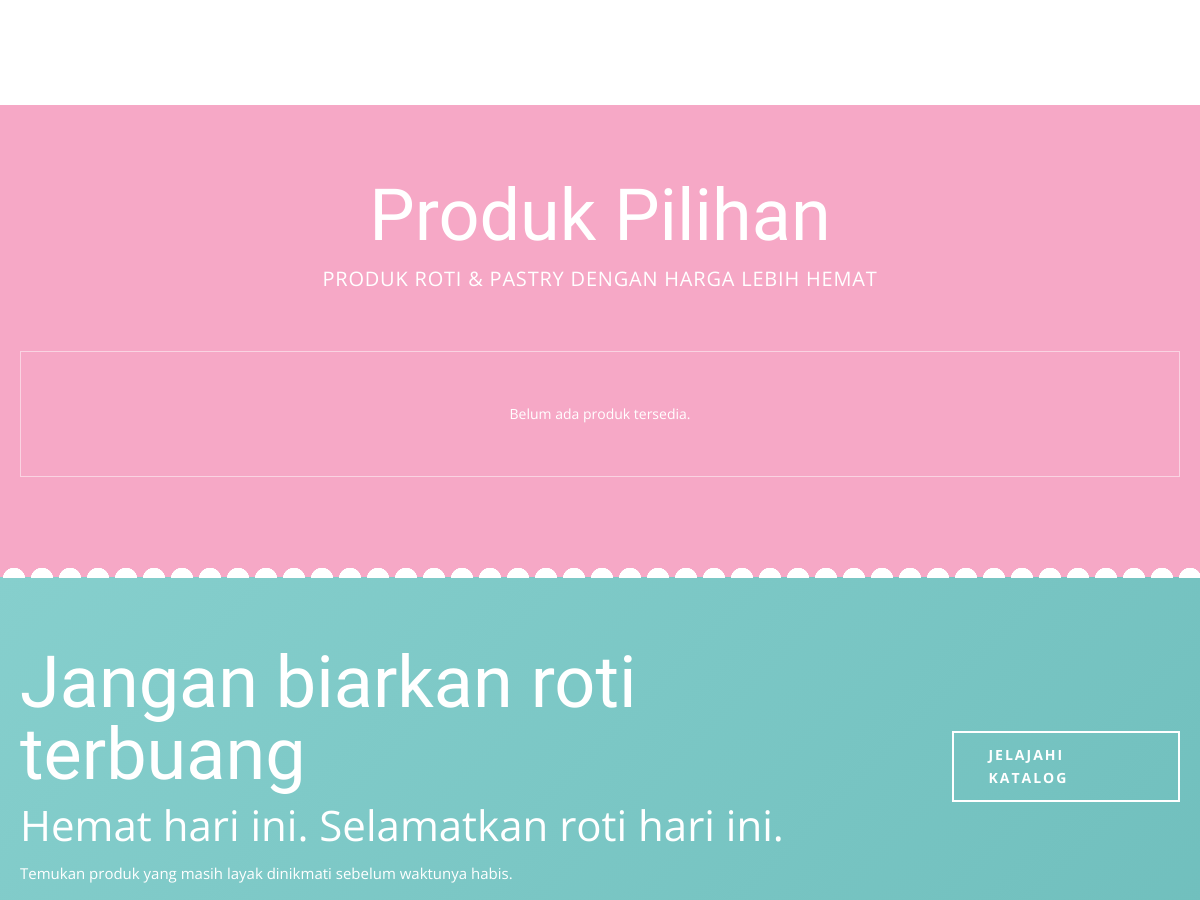
Before: / (middle part) with the older database file.
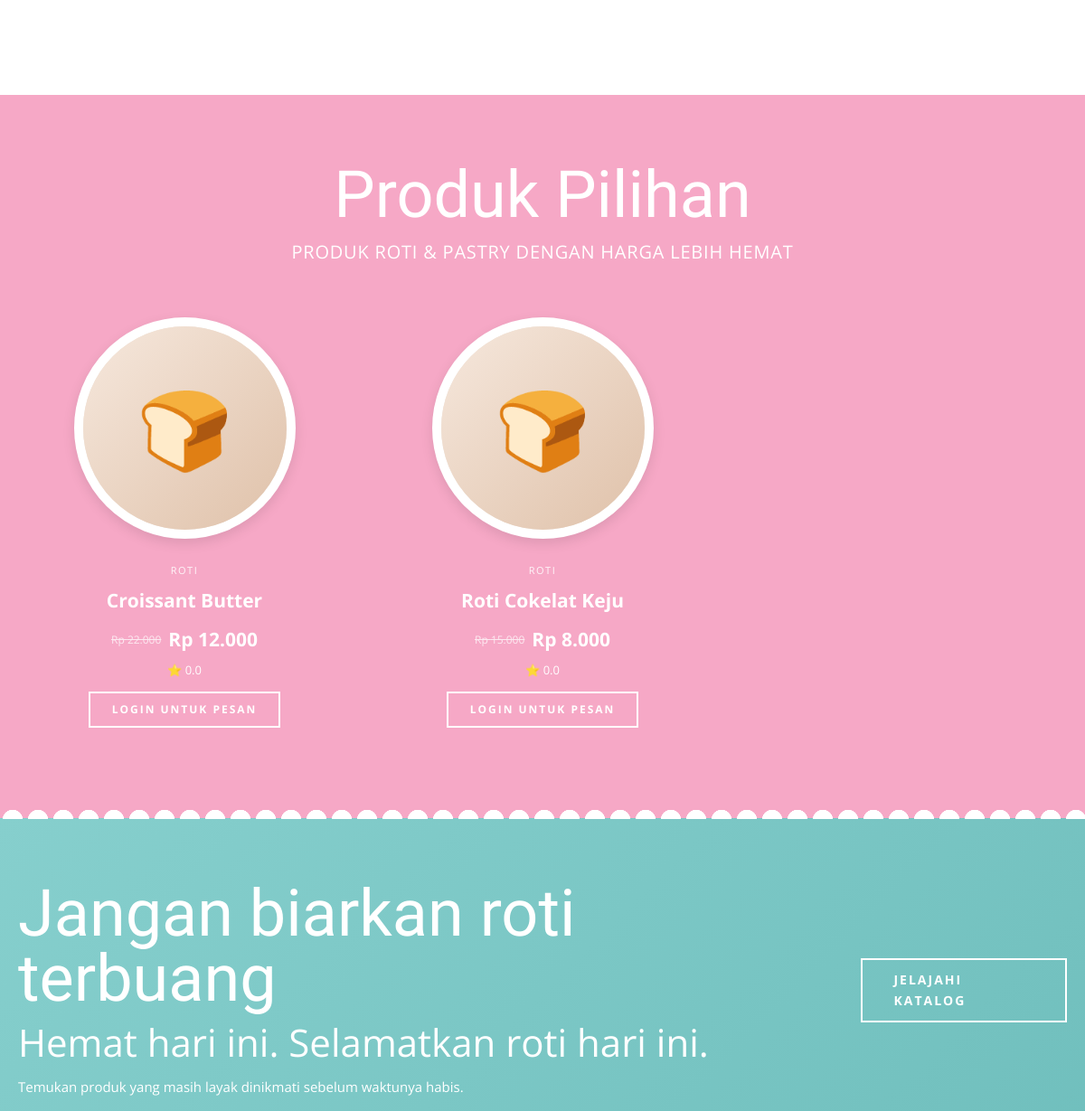
After: the same page with the newer database file.
### tables this page shows
CREATE TABLE produk (
    id_produk INT AUTO_INCREMENT PRIMARY KEY,
    id_toko INT NOT NULL,
    nama_produk VARCHAR(100) NOT NULL,
    harga_asli DECIMAL(10,2) NOT NULL,
    harga_diskon DECIMAL(10,2) NOT NULL,
    stok INT NOT NULL DEFAULT 0,
    deskripsi TEXT NULL,
    expired_at DATETIME NOT NULL,
    foto VARCHAR(255) NULL,
    
     
    id_user INT GENERATED ALWAYS AS (id_toko) VIRTUAL,
    kadaluarsa DATETIME GENERATED ALWAYS AS (expired_at) VIRTUAL,
    STATUS ENUM('Aktif', 'Habis', 'Nonaktif') GENERATED ALWAYS AS (IF(stok > 0, 'Aktif', 'Habis')) VIRTUAL,
    kategori VARCHAR(100) DEFAULT 'Roti',

    CONSTRAINT fk_produk_toko FOREIGN KEY (id_toko) 
        REFERENCES USER(id_user) ON UPDATE CASCADE ON DELETE RESTRICT,
    CHECK (harga_asli >= 0),
    CHECK (harga_diskon >= 0 AND harga_diskon <= harga_asli),
    CHECK (stok >= 0)
);

### index.php (called while the page is built, shortened)
<?php
require_once __DIR__ . '/app/models/Produk.php';
function base_url(string $path = ''): string
{
    return '/Umamusume-Breadsaver/' . ltrim($path, '/');
}
function current_user(): ?array
{
    return $_SESSION['auth'] ?? null;
}
function view(string $file, array $data = []): void
{
    extract($data);
    $viewFile = __DIR__ . '/app/views/' . $file . '.php';
    require __DIR__ . '/app/views/layouts/header.php';
    require $viewFile;
    require __DIR__ . '/app/views/layouts/footer.php';
}
try {
    require __DIR__ . '/routes/web.php';
} catch (Throwable $e) {
    http_response_code(500);
    echo '<!doctype html>';
    echo '<html lang="id">';
    echo '<head><meta charset="utf-8"><title>BreadSaver Error</title></head>';
    echo '<body style="font-family:Arial;padding:40px">';
    echo '<h1>Terjadi kesalahan aplikasi</h1>';
    echo '<p>' . htmlspecialchars($e->getMessage()) . '</p>';
    echo '</body>';
    echo '</html>';
}

### app/models/Produk.php (called while the page is built, shortened)
<?php
class Produk
{
    public function getAktif(?string $search = null): array
    {
        $sql = '
            SELECT
                p.*,
                s.nama AS nama_staff,
                COALESCE(AVG(r.bintang), 0) AS rating
            FROM produk p
            JOIN staff s ON s.id_user = p.id_user
            LEFT JOIN memberi_nilai r ON r.id_produk = p.id_produk
            WHERE p.status = "Aktif"
              AND p.stok > 0
              AND p.kadaluarsa > NOW()
        ';
        $params = [];
        $sql .= '
            GROUP BY p.id_produk
            ORDER BY p.kadaluarsa ASC, p.id_produk DESC
        ';
        $stmt = $this->db->prepare($sql);
        $stmt->execute($params);
        return $stmt->fetchAll();
    }
}

### app/views/home/index.php (the view, shortened to what this page needs)
<?php
$is404 = (($title ?? '') === 'Halaman Tidak Ditemukan');
?>
<?php if ($is404): ?>
    <main>
        <section class="simple-page">
            <div class="container">
                <div class="simple-page-inner">
                    <div class="script-title">
                        Oops!
                    </div>
                    <h1>
                        Halaman tidak ditemukan
                    </h1>
                    <p>
                        Halaman yang kamu cari tidak tersedia.
                    </p>
                    <a
                        href="<?= base_url('/') ?>"
                        class="outline-button dark"
                    >
                        KEMBALI KE HOME
                    </a>
                </div>
            </div>
        </section>
    </main>
<?php else: ?>
<main>
    <section
        class="discover-section"
        id="tentang"
    >
    </section>
    <section
        class="featured-section"
        id="produk"
    >
        <div class="container">
            <header class="section-header white-header">
                <div class="script-title white">
                    Produk Pilihan
                </div>
                <p class="section-subtitle">
                    PRODUK ROTI &amp; PASTRY
                    DENGAN HARGA LEBIH HEMAT
                </p>
            </header>
            <?php if (empty($produk)): ?>
                <div class="featured-empty">
                    Belum ada produk tersedia.
                </div>
            <?php else: ?>
                <div class="featured-products">
                    <?php foreach (
                        array_slice($produk, 0, 6)
                        as $item
                    ): ?>
                        <article class="featured-product">
                            <div class="featured-image">
                                <?php if (
                                    !empty($item['foto'])
                                ): ?>
                                    <img
                                        src="<?= base_url(
                                            '/public/uploads/' .
                                            rawurlencode(
                                                $item['foto']
                                            )
                                        ) ?>"
                                        alt="<?= htmlspecialchars(
                                            $item['nama_produk']
                                        ) ?>"
                                    >
                                <?php else: ?>
                                    <div class="featured-placeholder">
                                        🍞
                                    </div>
                                <?php endif; ?>
                            </div>
                            <div class="featured-info">
                                <span class="product-category">
                                    <?= htmlspecialchars(
                                        $item['kategori']
                                    ) ?>
                                </span>
                                <h3>
                                    <?= htmlspecialchars(
                                        $item['nama_produk']
                                    ) ?>
                                </h3>
                                <div class="featured-price">
                                    <s>
                                        Rp <?= number_format(
                                            (float)$item[
                                                'harga_asli'
                                            ],
                                            0,
                                            ',',
                                            '.'
                                        ) ?>
                                    </s>
                                    <strong>
                                        Rp <?= number_format(
                                            (float)$item[
                                                'harga_diskon'
                                            ],
                                            0,
                                            ',',
                                            '.'
                                        ) ?>
                                    </strong>
                                </div>
                                <div class="featured-rating">
                                    ⭐
                                    <?= number_format(
                                        (float)$item['rating'],
                                        1
                                    ) ?>
                                </div>
                                <?php if (
                                    current_user() &&
                                    current_user()['type'] ===
                                    'customer'
                                ): ?>
                                    <a
                                        href="<?= base_url(
                                            '/pesanan/tambah?id=' .
                                            (int)$item[
                                                'id_produk'
                                            ]
                                        ) ?>"
                                        class="featured-order"
                                    >
                                        PESAN
                                    </a>
                                <?php else: ?>
                                    <a
                                        href="<?= base_url(
                                            '/login'
                                        ) ?>"
                                        class="featured-order"
                                    >
                                        LOGIN UNTUK PESAN
                                    </a>
                                <?php endif; ?>
                            </div>
                        </article>
                    <?php endforeach; ?>
                </div>
            <?php endif; ?>
        </div>
        <div class="pink-scallop"></div>
    </section>
    <section
        class="cta-section"
        id="kontak"
    >
        <div class="container">
            <div class="cta-inner">
                <div>
                    <div class="script-title white">
                        Jangan biarkan roti terbuang
                    </div>
                    <h2>
                        Hemat hari ini.
                        Selamatkan roti hari ini.
                    </h2>
                    <p>
                        Temukan produk yang masih layak
                        dinikmati sebelum waktunya habis.
                    </p>
                </div>
                <a
                    href="<?= base_url('/katalog') ?>"
                    class="outline-button"
                >
                    JELAJAHI KATALOG
                </a>
            </div>
        </div>
    </section>
</main>
<?php endif; ?>

### routes/web.php (shortened to what this page needs)
<?php
$db = (new Database())->connect();
$method = strtoupper($_SERVER['REQUEST_METHOD']);
$uri = parse_url(
    $_SERVER['REQUEST_URI'],
    PHP_URL_PATH
);
$base = '/Umamusume-Breadsaver';
if (str_starts_with($uri, $base)) {
    $path = substr($uri, strlen($base));
} else {
    $path = $uri;
}
$path = '/' . trim($path, '/');
if (
    $method === 'GET' &&
    ($path === '/' || $path === '/katalog')
) {
    $produkModel = new Produk($db);
    $search = trim($_GET['q'] ?? '');
    view('home/index', [
        'title' => 'Katalog Produk',
        'produk' => $produkModel->getAktif($search),
        'search' => $search
    ]);
    exit;
}

### app/views/layouts/header.php (shortened to what this page needs)
<!doctype html>
<html lang="id">
<head>
    <link
        rel="stylesheet"
        href="<?= base_url('/public/css/style.css') ?>"
    >
</head>
<body>

### app/views/layouts/footer.php (shortened to what this page needs)
</body>
</html>

### public/css/style.css (style rules this page uses)
:root { --pink: #f6a8c6; --pink-dark: #e988af; --turquoise: #81c9c7; --turquoise-dark: #5fb2b0; --cream: #fffdfb; --light: #f7f6f4; --dark: #555555; --dark-2: #3f3f3f; --line: #ece6e2; --shadow: 0 12px 30px rgba(0,0,0,.07); }
* { box-sizing: border-box; }
html { scroll-behavior: smooth; }
body { margin: 0; color: var(--dark); background: #fff; font-family: 'Open Sans', Arial, sans-serif; font-size: 14px; line-height: 1.7; }
a { color: inherit; text-decoration: none; }
.container { width: min(1180px, calc(100% - 40px)); margin: 0 auto; }
main { overflow: hidden; }
.script-title { font-family: 'Niconne', cursive; font-size: clamp(52px, 6vw, 74px); line-height: 1; font-weight: 400; margin-bottom: 10px; }
.script-title.white { color: #fff; }
.outline-button { display: inline-block; padding: 10px 34px; border: 2px solid #fff; color: #fff; font-size: 14px; font-weight: 700; letter-spacing: 2px; text-transform: uppercase; transition: .2s ease; }
.discover-section { padding: 85px 0 105px; background: #fff; }
.featured-section { position: relative; padding: 75px 0 100px; background: var(--pink); color: #fff; }
.white-header { text-align: center; margin-bottom: 55px; }
.section-subtitle { margin: 5px 0 0; font-size: 20px; font-weight: 400; letter-spacing: .8px; }
.featured-products { display: grid; grid-template-columns: repeat(3, minmax(0, 1fr)); gap: 45px 28px; }
.featured-product { text-align: center; color: #fff; }
.featured-image { width: min(245px, 100%); aspect-ratio: 1 / 1; margin: 0 auto 22px; border: 10px solid #fff; border-radius: 50%; overflow: hidden; box-shadow: 0 5px 14px rgba(0,0,0,.10); background: #eee3da; }
.featured-placeholder { width: 100%; height: 100%; display: flex; align-items: center; justify-content: center; font-size: 85px; background: linear-gradient( 135deg, #f6e8dd, #dfc1a9 ); }
.product-category { display: inline-block; font-size: 11px; letter-spacing: 1.5px; text-transform: uppercase; opacity: .9; }
.featured-info h3 { margin: 5px 0 8px; font-size: 21px; font-weight: 700; }
.featured-price { display: flex; align-items: center; justify-content: center; gap: 8px; margin-bottom: 4px; }
.featured-price s { opacity: .75; font-size: 12px; }
.featured-price strong { font-size: 21px; }
.featured-rating { margin-bottom: 13px; font-size: 13px; }
.featured-order { display: inline-block; padding: 8px 24px; border: 2px solid #fff; color: #fff; font-size: 12px; font-weight: 700; letter-spacing: 2px; text-transform: uppercase; transition: .2s ease; }
.pink-scallop { position: absolute; left: 0; right: 0; bottom: -1px; height: 13px; background: radial-gradient( circle at 14px 14px, #fff 11px, transparent 11.5px ) repeat-x; background-size: 28px 14px; }
.cta-section { background: linear-gradient( 135deg, #86cfcd, #70bfbd ); color: #fff; padding: 70px 0; }
.cta-inner { display: flex; justify-content: space-between; align-items: center; gap: 45px; }
.cta-inner h2 { margin: 5px 0 12px; font-size: clamp(27px, 4vw, 42px); font-weight: 400; line-height: 1.15; }
.cta-inner p { margin: 0; max-width: 650px; font-size: 15px; }
.featured-empty { text-align: center; padding: 50px; border: 1px solid rgba(255,255,255,.5); }

Changed rows visible on the page:
added produk: kategori "ROTI", nama_produk "Croissant Butter", harga_asli "22.000", harga_diskon "12.000", rating "0.0"
added produk: kategori "ROTI", nama_produk "Roti Cokelat Keju", harga_asli "15.000", harga_diskon "8.000", rating "0.0"
Other visible differences:
text no longer shown: "Belum ada produk tersedia."
